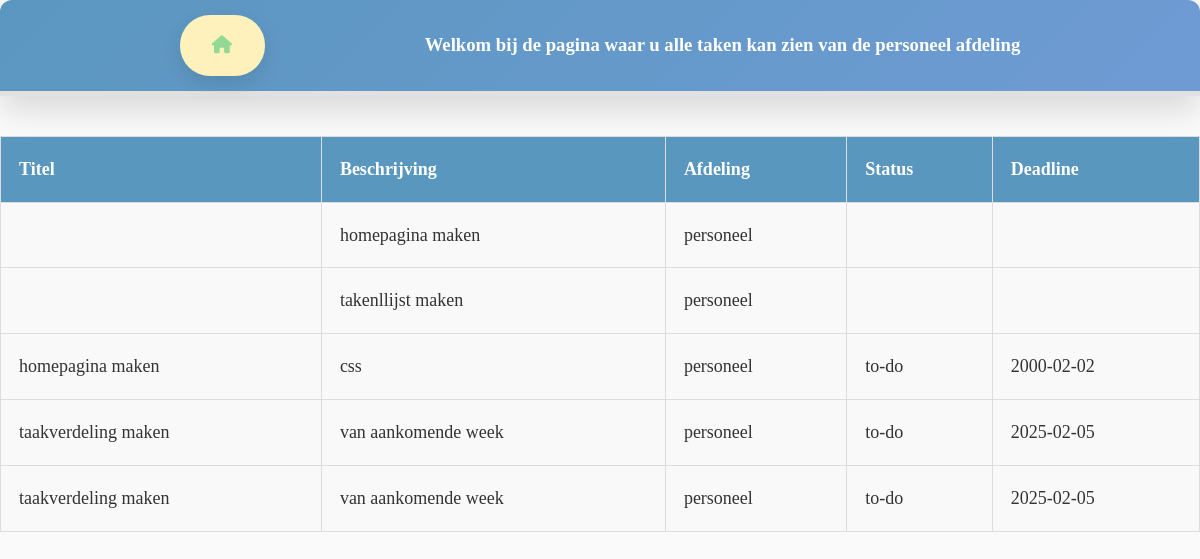
The app's page /departments/personeel.php (signed in) with its own data.
### tables this page shows
CREATE TABLE IF NOT EXISTS `taken` (
  `id` int NOT NULL AUTO_INCREMENT,
  `beschrijving` text NOT NULL,
  `afdeling` varchar(255) NOT NULL,
  `status` varchar(50) DEFAULT 'to-do',
  `title` varchar(50) DEFAULT NULL,
  `deadline` date DEFAULT NULL,
  PRIMARY KEY (`id`)
);

### departments/personeel.php (the view, shortened to what this page needs)
<!DOCTYPE html>
<html lang="en">
<head>
    <link rel="stylesheet" href="../public_html/css/main.css">
    <?php require_once "../resources/views/components/head.php"; ?>
</head>
<body>
    <header>
        <div class="wrapper">
            <div class="alignment">
                <div class="home-icon">
                    <a href="../index.php"><i class="fa-solid fa-house"></i></a>
                </div>
                <div class="header-tekst">
                    <h3>Welkom bij de pagina waar u alle taken kan zien van de personeel afdeling</h3>
                </div>
            </div>
        </div>
    </header>
<?php
    require_once __DIR__.'/../config/conn.php';
    $afdeling = 'personeel';
    $query = "SELECT title, afdeling, beschrijving, status, deadline
              FROM taken
              WHERE afdeling = :afdeling";
    $statement = $conn->prepare($query);
    $statement->bindParam(':afdeling', $afdeling);
    $statement->execute();
    $tasks = $statement->fetchAll(PDO::FETCH_ASSOC);
    ?>
    <table>
            <tr>
                <th>Titel</th>
                <th>Beschrijving</th>
                <th>Afdeling</th>
                <th>Status</th>
                <th>Deadline</th>
            </tr>
        <?php foreach($tasks as $task):  ?>
            <tr>
                <td><p><?php echo($task['title']);?></p></td>
                <td><p><?php echo($task['beschrijving']);?></p></td>
                <td><p><?php echo($task['afdeling']);?></p></td>
                <td><p><?php echo($task['status']);?></p></td>
                <td><p><?php echo($task['deadline']);?></p></td>
            </tr>
        <?php endforeach; ?>
        </table>
</body>
</html>

### public_html/css/main.css (style rules this page uses)
* { margin: 0; padding: 0; box-sizing: border-box; }
body { font-family: 'Lora', serif; background-color: #fafafa; color: #333; line-height: 1.6; font-size: 16px; padding: 0; animation: fadeIn 1.5s ease-out; }
header { background: linear-gradient(135deg, #5a97bf, #6f9bd4); color: white; text-align: center; padding: 15px 20px; position: relative; border-bottom: 5px solid #e1e1e1; box-shadow: 0 12px 35px rgba(0, 0, 0, 0.15); border-radius: 12px 12px 0 0; }
.alignment { display: flex; justify-content: space-evenly; align-items: center; flex-direction: row; }
a { text-decoration: none; font-weight: 700; text-transform: uppercase; letter-spacing: 1px; color: #92d993; padding: 16px 32px; background-color: #fff1bb; border-radius: 30px; display: inline-block; font-size: 18px; transition: all 0.3s ease; box-shadow: 0 8px 20px rgba(0, 0, 0, 0.1); }
table { width: 100%; border-collapse: collapse; margin-top: 40px; }
th, td { padding: 18px; border: 1px solid #ddd; text-align: left; font-size: 18px; }
th { background-color: #5a97bf; color: white; font-weight: bold; }
td { background-color: #f9f9f9; }

### records on screen
taken: beschrijving "homepagina maken", afdeling "personeel"
taken: beschrijving "takenllijst maken", afdeling "personeel"
taken: title "homepagina maken", beschrijving "css", afdeling "personeel", status "to-do", deadline "2000-02-02"
taken: title "taakverdeling maken", beschrijving "van aankomende week", afdeling "personeel", status "to-do", deadline "2025-02-05"
taken: title "taakverdeling maken", beschrijving "van aankomende week", afdeling "personeel", status "to-do", deadline "2025-02-05"
